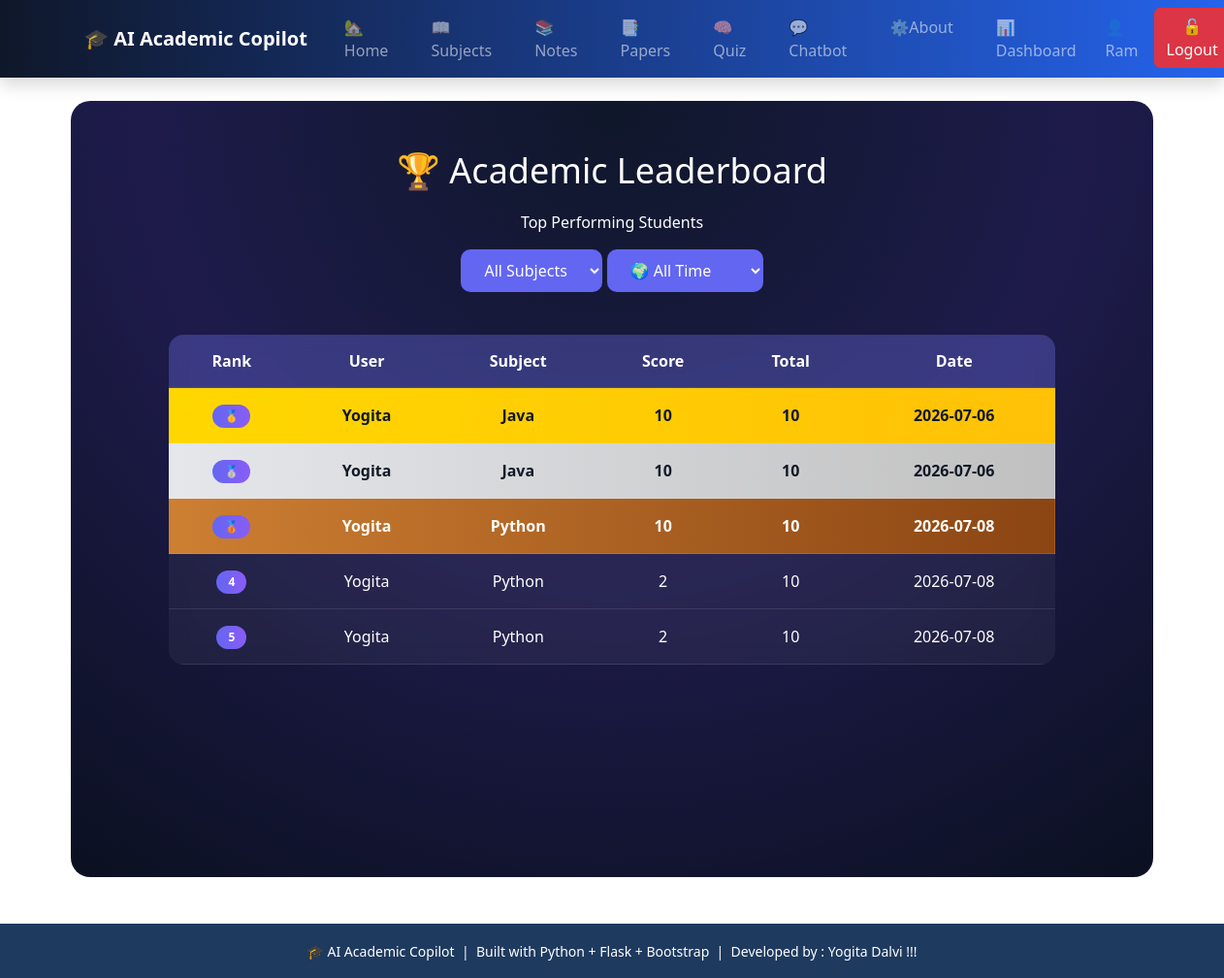
Page /leaderboard (signed in) on the committed database.
### tables this page shows
CREATE TABLE quiz_results (
    id INTEGER PRIMARY KEY AUTOINCREMENT,
    user_id INTEGER,
    subject TEXT,
    score INTEGER,
    total INTEGER,
    created_at TEXT
);

CREATE TABLE users (
    id INTEGER PRIMARY KEY AUTOINCREMENT,
    fullname TEXT,
    email TEXT,
    username TEXT UNIQUE,
    password TEXT,
    role TEXT DEFAULT 'student'
);

### app.py (the view)
@app.route("/leaderboard")
def leaderboard():
    conn = get_db()
    cur = conn.cursor()
    subject = request.args.get("subject", "All")
    period = request.args.get("period", "all")
    query = """
        SELECT users.username,
               quiz_results.subject,
               quiz_results.score,
               quiz_results.total,
               quiz_results.created_at
        FROM quiz_results
        JOIN users
        ON quiz_results.user_id = users.id
    """
    conditions = []
    params = []
    if subject != "All":
        conditions.append("quiz_results.subject=?")
        params.append(subject)
    if period == "today":
        conditions.append("created_at=?")
        params.append(str(date.today()))
    elif period == "week":
        week = date.today() - timedelta(days=7)
        conditions.append("created_at>=?")
        params.append(str(week))
    if conditions:
        query += " WHERE " + " AND ".join(conditions)
    query += " ORDER BY score DESC"
    cur.execute(query, params)
    data = cur.fetchall()
    current_user = session.get("username")
    your_rank = None
    for i, row in enumerate(data, start=1):
        if row["username"] == current_user:
            your_rank = i
            break
    return render_template(
        "leaderboard.html",
        data=data,
        selected_subject=subject,
        selected_period=period,
        current_user=current_user,
        your_rank=your_rank
    )

### app.py (called while the page is built)
def get_db():
    conn = sqlite3.connect(DB_PATH)
    conn.row_factory = sqlite3.Row
    return conn

### templates/leaderboard.html (shortened to what this page needs)
{% extends "base.html" %}
{% block content %}
<div class="lb-container">
    <h1>🏆 Academic Leaderboard</h1>
    <p>Top Performing Students</p>
    <form method="GET">
    <select name="subject" onchange="this.form.submit()">
        <option value="All">All Subjects</option>
    </select>
    <select name="period" onchange="this.form.submit()">
    <option value="all"
    {% if selected_period=="all" %}selected{% endif %}>
    🌍 All Time
    </option>
</select>
</form>
<br>
    <table>
        <tr>
            <th>Rank</th>
            <th>User</th>
            <th>Subject</th>
            <th>Score</th>
            <th>Total</th>
            <th>Date</th>
        </tr>
        {% for row in data %}
        <tr class="
            {% if loop.index == 1 %}
                gold
            {% elif loop.index == 2 %}
                silver
            {% elif loop.index == 3 %}
                bronze
            {% endif %}
        ">
            <td>
                {% if loop.index == 1 %}
                    <span class="badge">🥇</span>
                {% elif loop.index == 2 %}
                    <span class="badge">🥈</span>
                {% elif loop.index == 3 %}
                    <span class="badge">🥉</span>
                {% else %}
                    <span class="badge">{{ loop.index }}</span>
                {% endif %}
            </td>
            <td>{{ row["username"] }}</td>
            <td>{{ row["subject"] }}</td>
            <td>{{ row["score"] }}</td>
            <td>{{ row["total"] }}</td>
            <td>{{ row["created_at"] }}</td>
        </tr>
        {% endfor %}
    </table>
</div>
{% endblock %}

### static/css/chatbot.css (style rules this page uses)
* { margin:0; padding:0; box-sizing:border-box; font-family:"Segoe UI",sans-serif; }

### templates/leaderboard.html (style rules this page uses)
.lb-container { padding:50px; min-height:100vh; background: radial-gradient(circle at top,#0f172a,#1e1b4b,#0b1020); color:white; border-radius:20px; text-align:center; }
.lb-container h1 { font-size:36px; margin-bottom:20px; }
table { width:90%; margin:auto; border-collapse:collapse; background:rgba(255,255,255,0.05); backdrop-filter:blur(10px); border-radius:15px; overflow:hidden; }
th, td { padding:15px; border-bottom:1px solid rgba(255,255,255,0.1); }
th { background:rgba(99,102,241,0.3); }
.badge { padding:6px 12px; border-radius:20px; background:linear-gradient(90deg,#6366f1,#8b5cf6); font-weight:bold; color:white; }
.gold { background:linear-gradient(90deg,#FFD700,#FFC107); color:#111827; font-weight:bold; }
.silver { background:linear-gradient(90deg,#E5E7EB,#C0C0C0); color:#111827; font-weight:bold; }
.bronze { background:linear-gradient(90deg,#CD7F32,#8B4513); color:white; font-weight:bold; }
select { padding:10px 20px; border:none; border-radius:10px; background:#6366f1; color:white; font-size:16px; cursor:pointer; margin-bottom:20px; }

### rows in the picture
quiz_results: username "Yogita", subject "Java", score "10", total "10", created_at "2026-07-06"
quiz_results: username "Yogita", subject "Java", score "10", total "10", created_at "2026-07-06"
quiz_results: username "Yogita", subject "Python", score "10", total "10", created_at "2026-07-08"
quiz_results: username "Yogita", subject "Python", score "2", total "10", created_at "2026-07-08"
quiz_results: username "Yogita", subject "Python", score "2", total "10", created_at "2026-07-08"

### other values in the picture
{{ session.username }} "Ram"
